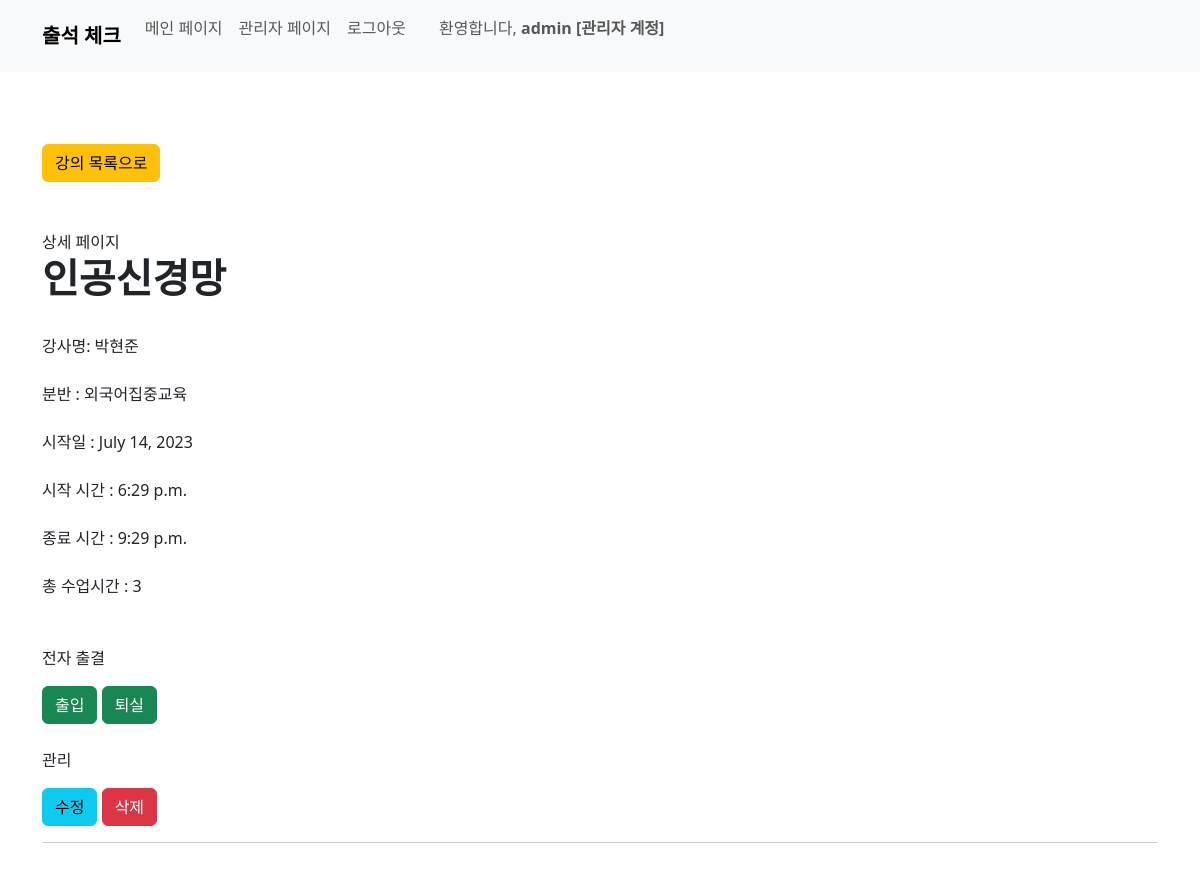
/course/detail/1/ (signed in), run on an earlier commit of the app's database.
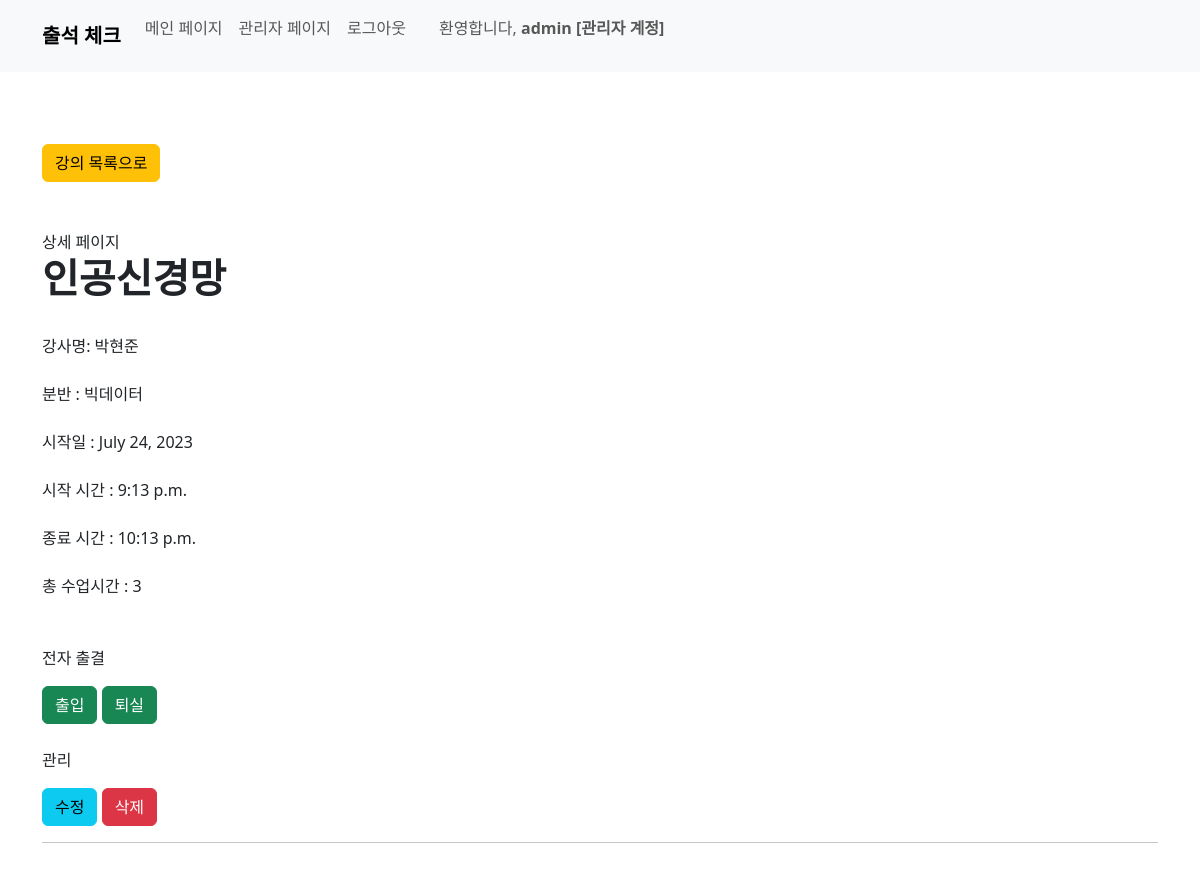
And on a later commit of the database.
### course/models.py (models this page shows, shortened)
class Course(models.Model):
    course_name = models.CharField(max_length=50)
    teacher_name = models.CharField(max_length=20)
    division_name = models.ForeignKey(Division, on_delete=models.CASCADE)
    start_date = models.DateField()
    start_at = models.TimeField()
    end_at = models.TimeField()
    hours = models.IntegerField()

### user/models.py (models this page shows)
class Division(models.Model):
    name = models.CharField(max_length=50)
    def __str__(self):
        return self.name

### course/views.py (the view)
# urls.py: path('detail/<int:pk>/', views.course_detail, name='course_detail'),
@user_passes_test(lambda u: u.is_staff, login_url='/') # 권한 없으면 홈으로
def course_detail(request, pk):
    course = get_object_or_404(Course, pk=pk)
    context = {'course': course}
    return render(request, 'course/course_detail.html', context)

### course/templates/course/course_detail.html (shortened to what this page needs)
{% load static %}
{% load django_bootstrap5 %}
{% bootstrap_css %}
<!DOCTYPE html>
<html>
<head>
</head>
<body>
  {% include 'home/navbar.html' %}
  <br><br><br>
    <div class="container">
      <a class="btn btn-warning" href="{% url 'course:course_list' course.division_name_id %}" role="button">
        강의 목록으로
      </a>
      <br><br><br>
      상세 페이지
      <h1><b>{{ course.course_name }}</b></h1>
      <br>
      강사명: {{course.teacher_name }} <br><br>
      분반 : {{ course.division_name }} <br><br>
      시작일 : {{ course.start_date }} <br><br>
      시작 시간 : {{ course.start_at }} <br><br>
      종료 시간 : {{ course.end_at }} <br><br>
      총 수업시간 : {{ course.hours}} <br><br>
      <br>
      <p>전자 출결</p>
      <a class="btn btn-success" href="{% url 'course:QRScanner_in' course.pk %}" role="button">출입</a>
      <a class="btn btn-success" href="{% url 'course:QRScanner_out' course.pk %}" role="button">퇴실</a>
      <br><br>
      <p>관리</p>
      <a class="btn btn-info" href="{% url 'course:edit_course' course.pk %}" role="button">수정</a>
      <a class="btn btn-danger" href="{% url 'course:delete_course' course.pk %}" role="button">삭제</a>
      <br>
      <hr>
      <br>
  </div>
</body>
</html>

What changed in the data, as far as the page shows it:
changed Course "인공신경망": division_name "외국어집중교육" → "빅데이터"; start_date "July 14, 2023" → "July 24, 2023"; start_at "6:29 p.m." → "9:13 p.m."; end_at "9:29 p.m." → "10:13 p.m."
